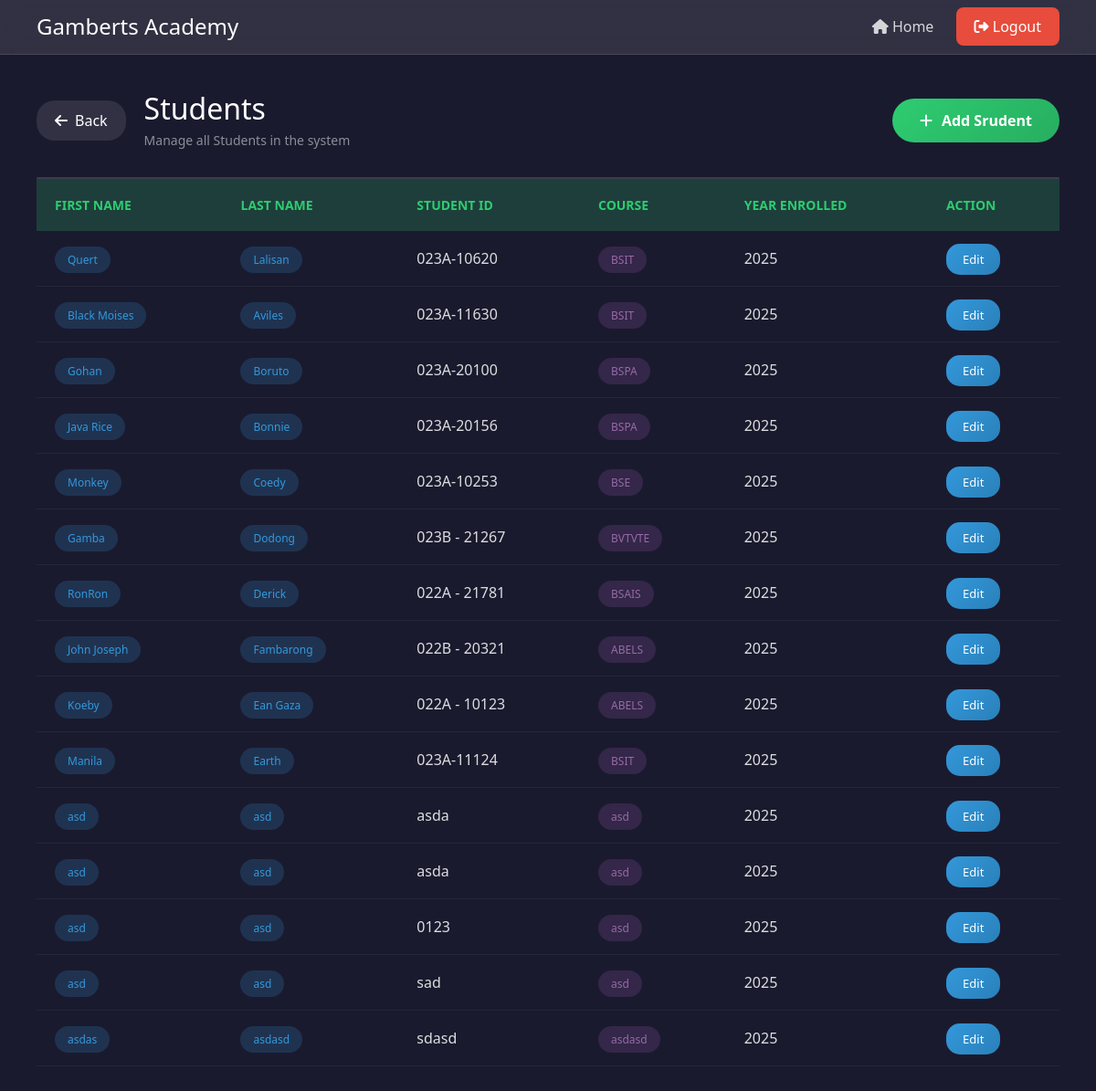
The page /Test_Student/ on the database its author committed.
### online_enrollment/models.py (models this page shows, shortened)
class Student(models.Model):
    student_id = models.CharField(max_length=100)
    first_name = models.CharField(max_length=100)
    last_name = models.CharField(max_length=100)
    course_enrolled = models.CharField(max_length=100)
    year_enrolled = models.DateTimeField(auto_now_add=True)

### online_enrollment/views.py (the view)
# urls.py: path('Test_Student/', views.Test_Student, name='Test_Student'),
def Test_Student(request):
    student = Student.objects.all()
    return render(request, 'online_enrollment//base.html', {'Student':student})

### online_enrollment/templates/online_enrollment/base.html (shortened to what this page needs)
<!DOCTYPE html>
<html lang="en">
<head>
    <link href="https://cdn.jsdelivr.net/npm/bootstrap@5.3.8/dist/css/bootstrap.min.css" rel="stylesheet">
    <link href="https://cdnjs.cloudflare.com/ajax/libs/font-awesome/6.4.0/css/all.min.css" rel="stylesheet">
</head>
<body>
    <nav class="navbar-custom">
        <div class="brand">
            <h1>Gamberts Academy</h1>
        </div>
        <div>
            <a href="{% url 'Home' %}"><i class="fas fa-home"></i> Home</a>
            <a href="{% url 'Logout' %}" class="btn-logout"><i class="fas fa-sign-out-alt"></i> Logout</a>
        </div>
    </nav>
    <div class="main-content">
        <div class="page-header">
            <div style="display: flex; align-items: center; gap: 20px;">
                <a href="{% url 'Home' %}" class="btn-back">
                    <i class="fas fa-arrow-left"></i> Back
                </a>
                <div class="page-title">
                    <div>
                        <h2>Students</h2>
                        <p>Manage all Students in the system</p>
                    </div>
                </div>
            </div>
            <a href="{% url 'Student_Form' %}" class="btn-add">
                <i class="fas fa-plus"></i> Add Srudent
            </a>
        </div>
        <div class="table-card"></div>
            <table>
                <thead>
                    <tr>
                        <th> First Name </th>
                        <th> Last Name </th>
                        <th> Student ID </th>
                        <th> Course </th>
                        <th> Year Enrolled </th>
                        <th> Action </th>
                    </tr>
                </thead>
                <tbody>
                    {% for Each_Students in Student %}
                    <tr >
                        <td><span class="badge-f_name">{{Each_Students.first_name}}</span></td>
                        <td><span class="badge-l_name">{{Each_Students.last_name}}</span></td>
                        <td> {{Each_Students.student_id}}</td>
                        <td><span class="badge-course">{{Each_Students.course_enrolled}}</span></td>
                        <td>{{ Each_Students.year_enrolled|date:"Y" }}</td>
                        <td>
                            <a href="{% url 'Student_Edit' Each_Students.id %}" class="btn-edit">
                                Edit
                            </a>
                    </tr>
                    {% endfor %}
                </tbody>
            </table>
        </div>
</body>
</html>

### online_enrollment/templates/online_enrollment/base.html (style rules this page uses)
body { font-family: 'Segoe UI', Tahoma, Geneva, Verdana, sans-serif; background: #1a1a2e; min-height: 100vh; margin: 0; }
.navbar-custom { background: rgba(255,255,255,0.1); backdrop-filter: blur(10px); padding: 15px 40px; display: flex; justify-content: space-between; align-items: center; border-bottom: 1px solid rgba(255,255,255,0.1); }
.brand { display: flex; align-items: center; gap: 12px; }
.navbar-custom h1 { color: white; font-size: 24px; margin: 0; }
.navbar-custom a { color: rgba(255,255,255,0.8); text-decoration: none; padding: 10px 20px; border-radius: 8px; transition: 0.3s; }
.btn-logout { background: #e74c3c; color: white !important; padding: 10px 25px; border-radius: 25px; }
.main-content { padding: 40px; max-width: 1400px; margin: 0 auto; }
.page-header { display: flex; justify-content: space-between; align-items: center; margin-bottom: 30px; flex-wrap: wrap; gap: 20px; }
.page-title { display: flex; align-items: center; gap: 15px; }
.page-title h2 { color: white; font-size: 28p x; margin: 0; }
.page-title p { color: rgba(255,255,255,0.5); margin: 5px 0 0 0; font-size: 14px; }
.btn-add { background: linear-gradient(135deg, #2ecc71, #27ae60); color: white; padding: 12px 30px; border-radius: 25px; text-decoration: none; font-weight: 600; display: flex; align-items: center; gap: 10px; transition: 0.3s; }
.btn-back { background: rgba(255,255,255,0.1); color: white; padding: 10px 20px; border-radius: 20px; text-decoration: none; display: flex; align-items: center; gap: 8px; transition: 0.3s; }
.table-card { background: rgba(255,255,255,0.05); border: 1px solid rgba(255,255,255,0.1); border-radius: 20px; overflow: hidden; }
table { width: 100%; border-collapse: collapse; }
thead { background: rgba(46,204,113,0.2); }
th { color: #2ecc71; font-weight: 600; padding: 18px 20px; text-align: left; font-size: 14px; text-transform: uppercase; }
td { padding: 18px 20px; color: rgba(255,255,255,0.85); border-bottom: 1px solid rgba(255,255,255,0.05); }
.badge-course { background: rgba(155,89,182,0.2); color: rgb(151, 106, 167); padding: 6px 14px; border-radius: 20px; font-size: 12px; }
.badge-l_name { background: rgba(52,152,219,0.2); color: #3498db; padding: 6px 14px; border-radius: 20px; font-size: 12px; }
.badge-f_name { background: rgba(52,152,219,0.2); color: #3498db; padding: 6px 14px; border-radius: 20px; font-size: 12px; }
.btn-edit { background: linear-gradient(135deg, #3498db, #2980b9); color: white; padding: 8px 18px; border-radius: 15px; text-decoration: none; font-size: 13px; transition: 0.3s; }

### rows shown on the page
Student: first_name "Quert", last_name "Lalisan", student_id "023A-10620", course_enrolled "BSIT", year_enrolled "2025"
Student: first_name "Black Moises", last_name "Aviles", student_id "023A-11630", course_enrolled "BSIT", year_enrolled "2025"
Student: first_name "Gohan", last_name "Boruto", student_id "023A-20100", course_enrolled "BSPA", year_enrolled "2025"
Student: first_name "Java Rice", last_name "Bonnie", student_id "023A-20156", course_enrolled "BSPA", year_enrolled "2025"
Student: first_name "Monkey", last_name "Coedy", student_id "023A-10253", course_enrolled "BSE", year_enrolled "2025"
Student: first_name "Gamba", last_name "Dodong", student_id "023B - 21267", course_enrolled "BVTVTE", year_enrolled "2025"
Student: first_name "RonRon", last_name "Derick", student_id "022A - 21781", course_enrolled "BSAIS", year_enrolled "2025"
Student: first_name "John Joseph", last_name "Fambarong", student_id "022B - 20321", course_enrolled "ABELS", year_enrolled "2025"
Student: first_name "Koeby", last_name "Ean Gaza", student_id "022A - 10123", course_enrolled "ABELS", year_enrolled "2025"
Student: first_name "Manila", last_name "Earth", student_id "023A-11124", course_enrolled "BSIT", year_enrolled "2025"
Student: first_name "asd", last_name "asd", student_id "asda", course_enrolled "asd", year_enrolled "2025"
Student: first_name "asd", last_name "asd", student_id "asda", course_enrolled "asd", year_enrolled "2025"
Student: first_name "asd", last_name "asd", student_id "0123", course_enrolled "asd", year_enrolled "2025"
Student: first_name "asd", last_name "asd", student_id "sad", course_enrolled "asd", year_enrolled "2025"
Student: first_name "asdas", last_name "asdasd", student_id "sdasd", course_enrolled "asdasd", year_enrolled "2025"
